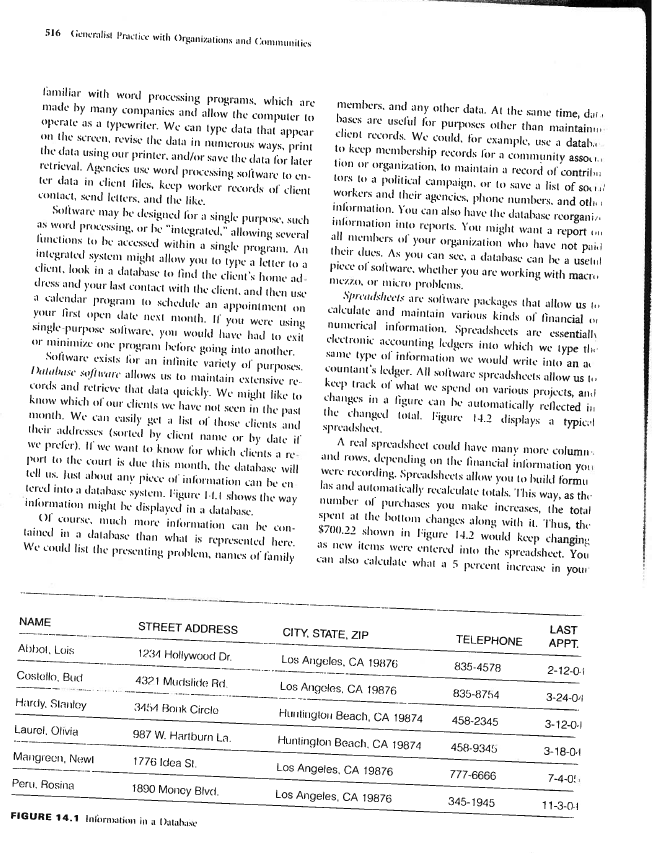
#> input picture resources/doc.png, 657 x 853 px
$ jupyter execute 'Skew angle detection and correction using Hough Transform.ipynb'
#> lines starting #> are read from the running program, lines starting #| are printed output that depends on the picture; after the words box and inside, x2 and y2 are one past the last pixel; in counts of white or black regions, pixels touching at a corner belong together; long printed decimals are rounded
[cell 1]
import numpy as np
from skimage.transform import hough_line, hough_line_peaks
from skimage.transform import rotate
from skimage.feature import canny
from skimage.io import imread
from skimage.color import rgb2gray
import matplotlib.pyplot as plt
from scipy.stats import mode

image = rgb2gray(imread("resources/doc.png"))
#> image: shape (853, 657) float64; min 0, max 1, mean 0.925

edges = canny(image)
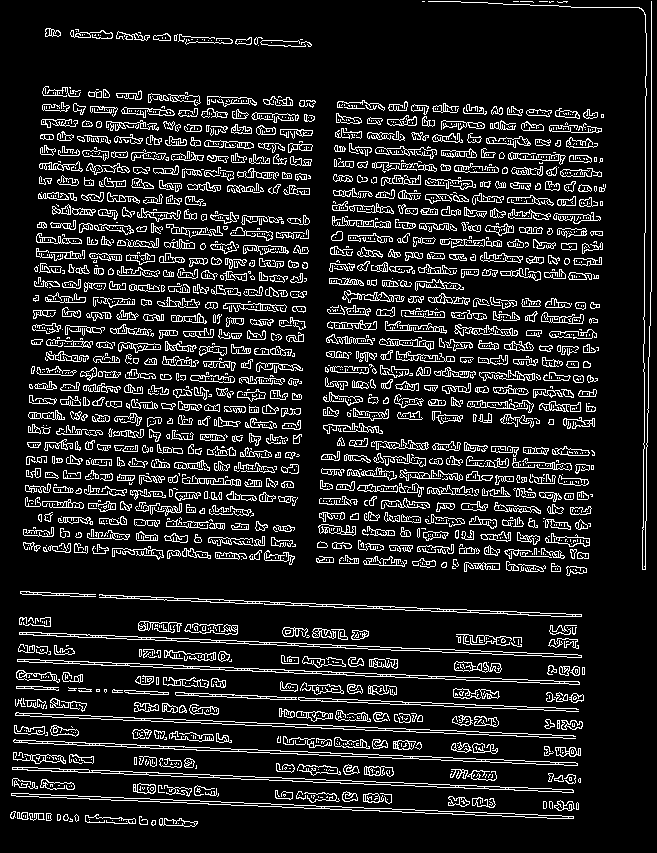
#> edges: shape (853, 657) bool; 12.7% white in thin lines or dots
# Classic straight-line Hough transform
tested_angles = np.deg2rad(np.arange(0.1, 180.0))
h, theta, d = hough_line(edges, theta=tested_angles)
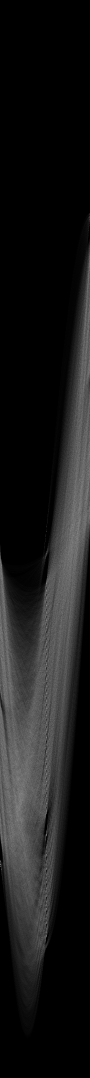
#> h: shape (2155, 180) uint64 (shown at 1/2 size); min 0, max 321, mean 32.9; drawn with min black and max white
#> theta = 180 values from 0.00175 to 3.13; d = 2155 values from -1077 to 1077

# Generating figure 1
fig, axes = plt.subplots(1, 2, figsize=(15, 16))
ax = axes.ravel()

ax[0].imshow(image, cmap="gray")
ax[0].set_title('Input image')
ax[0].set_axis_off()

ax[1].imshow(edges, cmap="gray")
origin = np.array((0, image.shape[1]))
#> origin = [0, 657]

for _, angle, dist in zip(*hough_line_peaks(h, theta, d)):
    y0, y1 = (dist - origin * np.cos(angle)) / np.sin(angle)
    ax[1].plot(origin, (y0, y1), '-r')
#> this loop made 111 passes
#> (angle, dist, y0, y1) on passes 1 to 12: (0.00175, 651, 372995.7, -3437.2), (1.61, 592, 592.4, 616.5), (1.61, 686, 686.5, 710.6), (1.61, 660, 660.4, 684.5), (1.61, 633, 633.4, 657.5), (1.61, 740, 740.5, 764.6), (1.61, 767, 767.5, 791.6), (1.61, 486, 486.3, 510.4), (1.61, 310, 310.2, 334.3), (1.61, 794, 794.5, 818.6), (1.61, 713, 713.5, 737.6), (1.61, 134, 134.1, 158.2)

ax[1].set_xlim(origin)
ax[1].set_ylim((edges.shape[0], 0))
ax[1].set_axis_off()
ax[1].set_title('Detected lines')
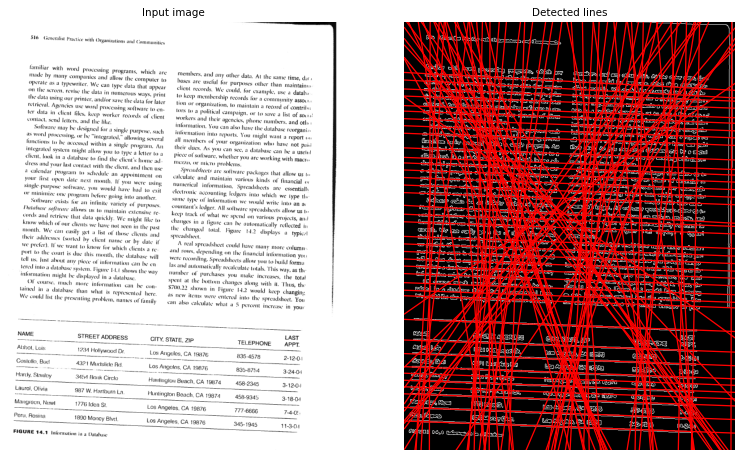
#> figure drawn by matplotlib, 2 panels

[cell 2]
def skew_angle_hough_transform(image):
    # convert to edges
    edges = canny(image)
    # Classic straight-line Hough transform between 0.1 - 180 degrees.
    tested_angles = np.deg2rad(np.arange(0.1, 180.0))
    h, theta, d = hough_line(edges, theta=tested_angles)
#> theta = 180 values from 0.00175 to 3.13; d = 2155 values from -1077 to 1077

    # find line peaks and angles
    accum, angles, dists = hough_line_peaks(h, theta, d)
#> accum = 111 values, max 321 at index 0, min 161 at index 105, mean 188.9; angles = 111 values, max 3.13 at index 95, min 0.00175 at index 0, mean 1.48; dists = 111 values, max 794 at index 9, min -529 at index 79, mean 240.1

    # round the angles to 2 decimal places and find the most common angle.
    most_common_angle = mode(np.around(angles, decimals=2))[0]
#> most_common_angle = 1.61

    # convert the angle to degree for rotation.
    skew_angle = np.rad2deg(most_common_angle - np.pi/2)
#> skew_angle = 2.25
    print(skew_angle)
#| 2.246
    return skew_angle

fig, ax = plt.subplots(ncols=2, figsize=(20,20))
ax[0].imshow(image, cmap="gray")
ax[1].imshow(rotate(image, skew_angle_hough_transform(image), cval=1), cmap="gray")
plt.show()
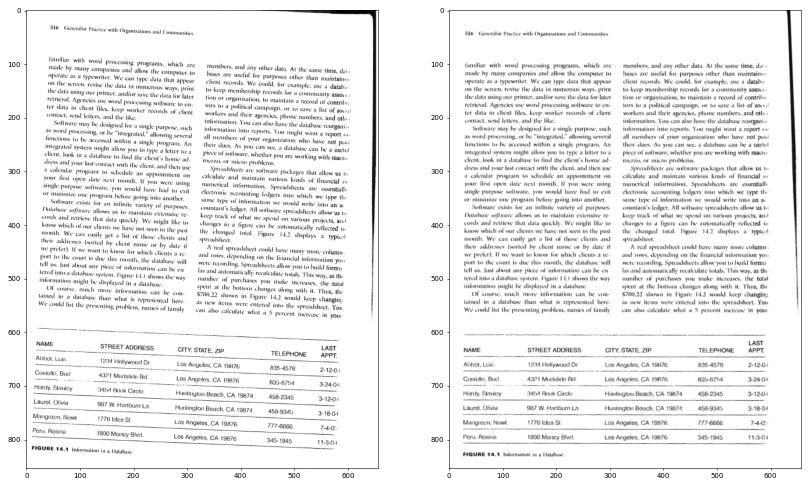
#> figure drawn by matplotlib, 2 panels

$ run again, with resources/Snip20191025_21.png copied over resources/doc.png
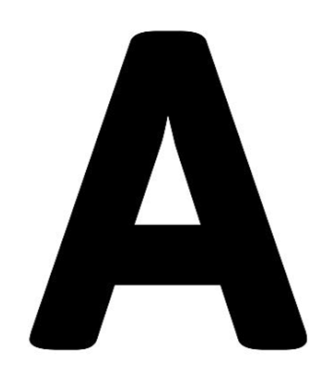
#> input picture resources/Snip20191025_21.png, 335 x 379 px
#> `edges = canny(image)`:
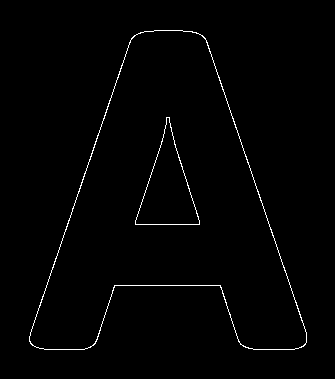
#> edges: shape (379, 335) bool; 1.1% white in thin lines or dots, all inside (x1, y1, x2, y2) = (29, 30, 307, 350)
#> `h, theta, d = hough_line(edges, theta=tested_angles)`: theta = 180 values from 0.00175 to 3.13; d = 1013 values from -506 to 506
#> the loop `for _, angle, dist in zip(*hough_line_peaks(h, theta, d)):` made 3 passes
#> (angle, dist, y0, y1) on passes 1 to 3: (2.81, -182, -561.9, 416.6), (0.333, 137, 418.7, -548.7), (0.316, 197, 634.1, -390.8)
#> in skew_angle_hough_transform, `h, theta, d = hough_line(edges, theta=tested_angles)`: theta = 180 values from 0.00175 to 3.13; d = 1013 values from -506 to 506
#> accum = [230, 196, 140]; angles = [2.81, 0.333, 0.316]; dists = [-182, 137, 197]
#> most_common_angle = 0.32
#> skew_angle = -71.67
#| -71.665
#> `plt.show()`:
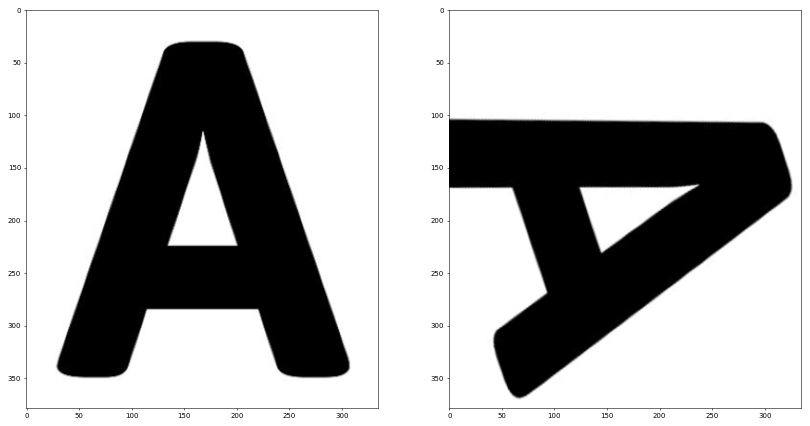
#> figure drawn by matplotlib, 2 panels

$ run again, with resources/biggerimage.png copied over resources/doc.png
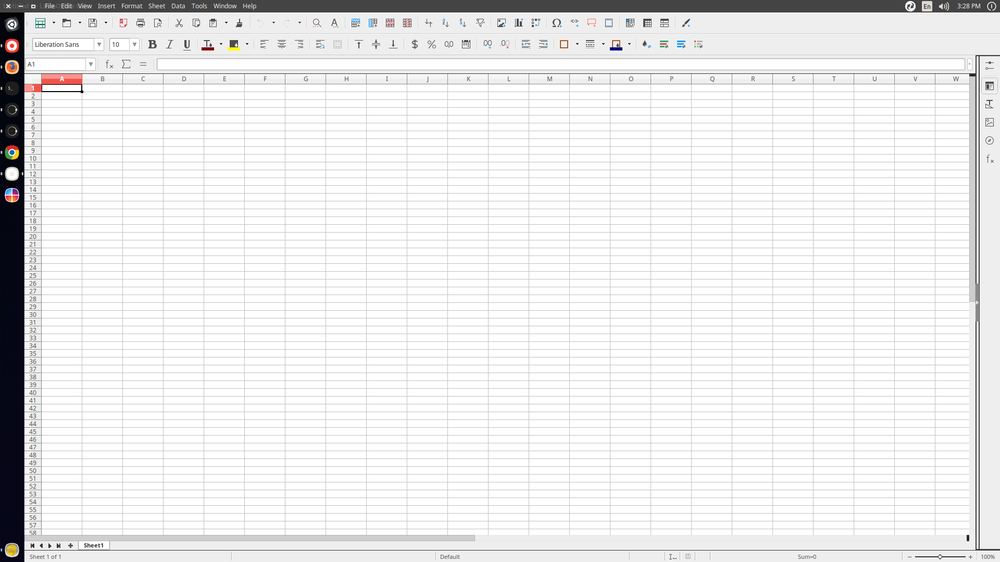
#> input picture resources/biggerimage.png, 1000 x 562 px, shrunk from 1920 x 1080 before the run
#> `edges = canny(image)`:
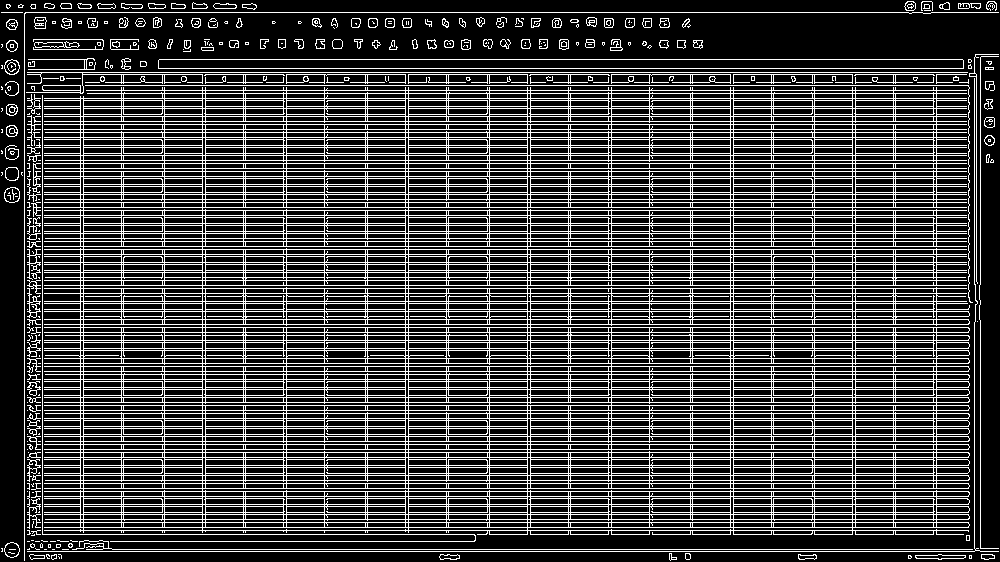
#> edges: shape (562, 1000) bool; 24.5% white in thin lines or dots
#> `h, theta, d = hough_line(edges, theta=tested_angles)`: theta = 180 values from 0.00175 to 3.13; d = 2297 values from -1148 to 1148
#> the loop `for _, angle, dist in zip(*hough_line_peaks(h, theta, d)):` made 29 passes
#> (angle, dist, y0, y1) on passes 1 to 8: (1.57, 92, 92, 93.75), (1.57, 159, 159, 160.7), (1.57, 136, 136, 137.7), (1.57, 115, 115, 116.7), (1.57, 198, 198, 199.7), (1.57, 548, 548, 549.7), (1.57, 67, 67, 68.75), (1.57, 300, 300, 301.7)
#> in skew_angle_hough_transform, `h, theta, d = hough_line(edges, theta=tested_angles)`: theta = 180 values from 0.00175 to 3.13; d = 2297 values from -1148 to 1148
#> accum = 29 values, max 652 at index 0, min 327 at index 28, mean 571.5; angles = 29 values, max 1.57 at index 0, min 1.15 at index 26, mean 1.53; dists = 29 values, max 548 at index 5, min 11 at index 25, mean 322.6
#> most_common_angle = 1.57
#> skew_angle = -0.0456
#| -0.04563
#> `plt.show()`:
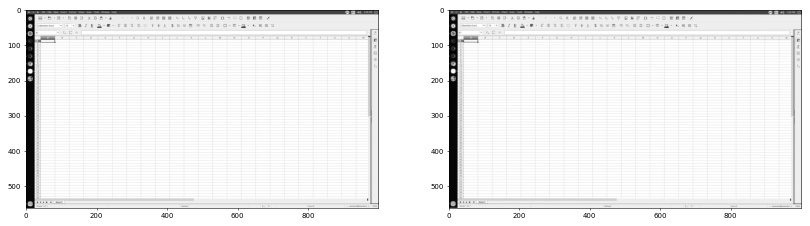
#> figure drawn by matplotlib, 2 panels

$ run again, with resources/blank-sudoku-grid.png copied over resources/doc.png
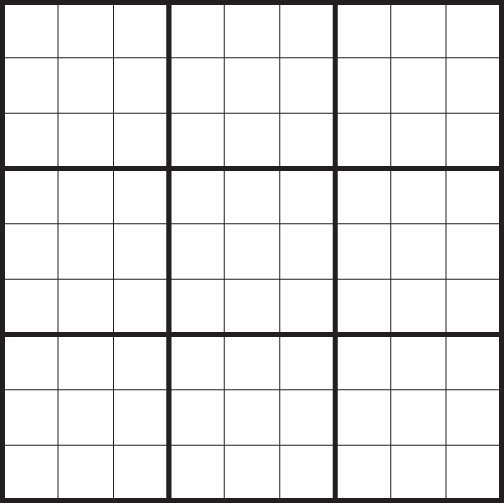
#> input picture resources/blank-sudoku-grid.png, 504 x 504 px
#> `edges = canny(image)`:
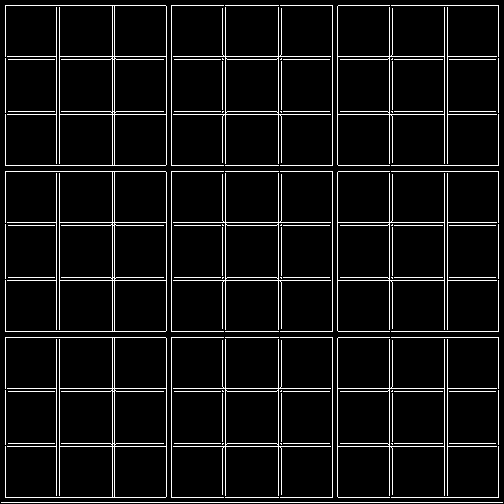
#> edges: shape (504, 504) bool; 6.8% white in thin lines or dots
#> `h, theta, d = hough_line(edges, theta=tested_angles)`: theta = 180 values from 0.00175 to 3.13; d = 1427 values from -713 to 713
#> the loop `for _, angle, dist in zip(*hough_line_peaks(h, theta, d)):` made 20 passes
#> (angle, dist, y0, y1) on passes 1 to 8: (1.57, 502, 502, 502.9), (0.00175, 114, 65317.2, -223453.2), (0.00175, 389, 222880.7, -65889.7), (0.00175, 278, 159282.3, -129488.1), (1.57, 446, 446, 446.9), (0.00175, 332, 190222.1, -98548.4), (1.57, 280, 280, 280.9), (1.57, 114, 114, 114.9)
#> in skew_angle_hough_transform, `h, theta, d = hough_line(edges, theta=tested_angles)`: theta = 180 values from 0.00175 to 3.13; d = 1427 values from -713 to 713
#> accum = 20 values, max 286 at index 0, min 274 at index 19, mean 279.9; angles = 20 values, max 1.57 at index 0, min 0.00175 at index 1, mean 0.787; dists = 20 values, max 502 at index 0, min 5 at index 16, mean 251.4
#> most_common_angle = 0
#> skew_angle = -90
#| -90.0
#> `plt.show()`:
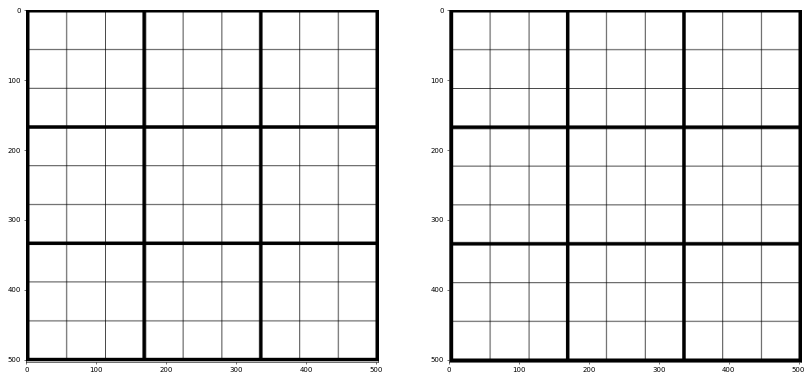
#> figure drawn by matplotlib, 2 panels
